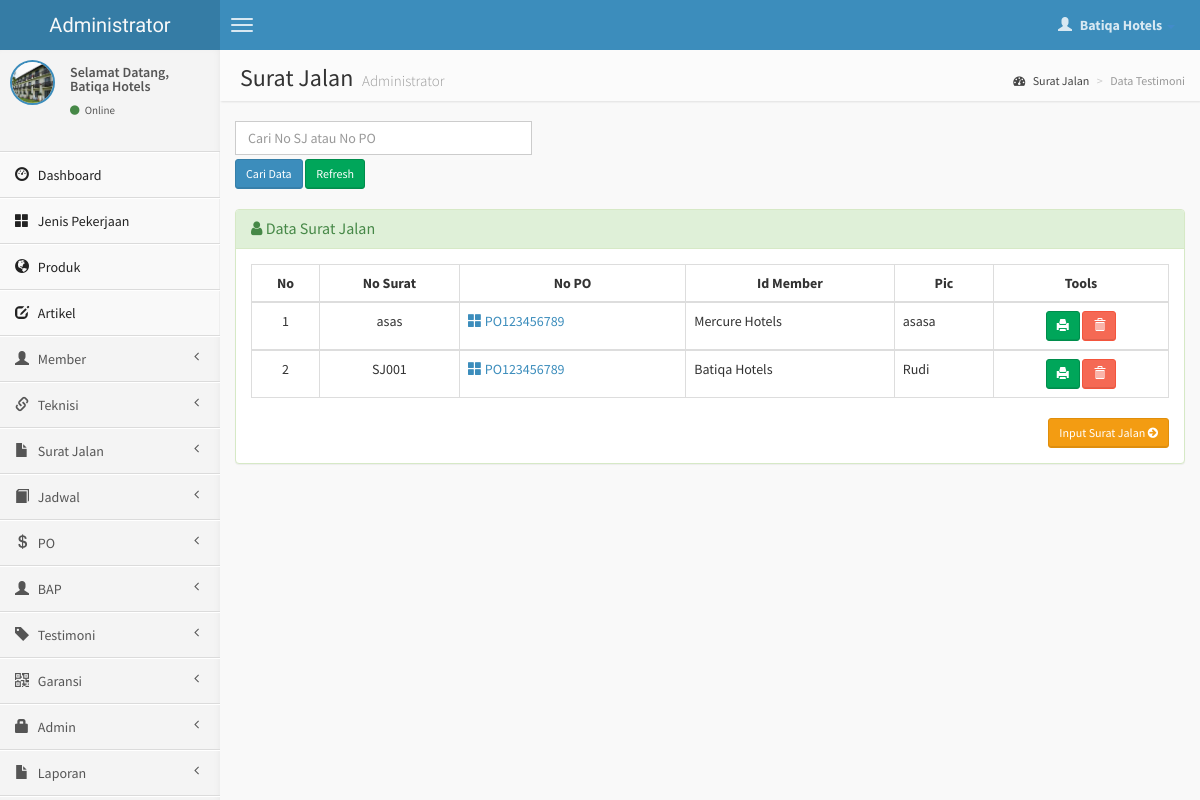
/admin/sj.php (signed in), run on the app's committed database.
### tables this page shows
CREATE TABLE `surat_jalan` (
  `no_surat` varchar(30) NOT NULL,
  `tanggal` date NOT NULL,
  `no_po` varchar(30) NOT NULL,
  `id_member` varchar(50) NOT NULL,
  `attention` varchar(30) NOT NULL
);

### admin/sj.php (the view, shortened to what this page needs)
<?php
if (empty($_SESSION['username'])){
	header('location:../index.php');
} else {
?>
<!DOCTYPE html>
<html>
    <head>
        <link href="../dist/css/bootstrap.css" rel="stylesheet" type="text/css" />
        <link href="//cdnjs.cloudflare.com/ajax/libs/font-awesome/4.1.0/css/font-awesome.min.css" rel="stylesheet" type="text/css" />
        <link href="//code.ionicframework.com/ionicons/1.5.2/css/ionicons.min.css" rel="stylesheet" type="text/css" />
        <link href="../css/morris/morris.css" rel="stylesheet" type="text/css" />
        <link href="../css/jvectormap/jquery-jvectormap-1.2.2.css" rel="stylesheet" type="text/css" />
        <link href="../css/datepicker/datepicker3.css" rel="stylesheet" type="text/css" />
        <link href="../css/daterangepicker/daterangepicker-bs3.css" rel="stylesheet" type="text/css" />
        <link href="../css/bootstrap-wysihtml5/bootstrap3-wysihtml5.min.css" rel="stylesheet" type="text/css" />
        <link href="../css/AdminLTE.css" rel="stylesheet" type="text/css" />
        <link rel="stylesheet" href="datatables/dataTables.bootstrap.css"/>
    </head>
    <body class="skin-blue">
        <header class="header">
            <a href="index.php" class="logo">
                Administrator
            </a>
            <nav class="navbar navbar-static-top" role="navigation">
                <a href="#" class="navbar-btn sidebar-toggle" data-toggle="offcanvas" role="button">
                    <span class="icon-bar"></span>
                    <span class="icon-bar"></span>
                    <span class="icon-bar"></span>
                </a>
                <div class="navbar-right">
                    <ul class="nav navbar-nav">
                        <li class="dropdown user user-menu">
                            <a href="#" class="dropdown-toggle" data-toggle="dropdown">
                                <i class="glyphicon glyphicon-user"></i>
                                <span><?php echo $_SESSION['fullname']; ?> <i class="caret"></i></span>
                            </a>
<?php } ?>
                        </li>
                    </ul>
                </div>
            </nav>
        </header>
        <div class="wrapper row-offcanvas row-offcanvas-left">
            <aside class="left-side sidebar-offcanvas">
                <section class="sidebar">
                    <div class="user-panel">
                        <div class="pull-left image">
                            <img src="<?php echo $_SESSION['gambar']; ?>" class="img-circle" alt="User Image" style="border: 2px solid #3C8DBC;" />
                        </div>
                        <div class="pull-left info">
                            <p>Selamat Datang,<br /><?php echo $_SESSION['fullname']; ?></p>
                            <a href="#"><i class="fa fa-circle text-success"></i> Online</a>
                        </div>
                    </div>
                    <?php include "menu.php"; ?>
                </section>
            </aside>
            <aside class="right-side">
                <section class="content-header">
                    <h1>
                        Surat Jalan
                        <small>Administrator</small>
                    </h1>
                    <ol class="breadcrumb">
                        <li><a href="#"><i class="fa fa-dashboard"></i> Surat Jalan</a></li>
                        <li class="active">Data Testimoni</li>
                    </ol>
                </section>
                <section class="content">
                    <div class="row">
              <div class="col-lg-4">
              <form action='sj.php' method="POST">
	       <input type='text' class="form-control" style="margin-bottom: 4px;" name='qcari' placeholder='Cari No SJ atau No PO ' required />
           <input type='submit' value='Cari Data' class="btn btn-sm btn-primary" /> <a href='sj.php' class="btn btn-sm btn-success" >Refresh</i></a>
          	</div>
              </div>
                    <br />
                    <div class="row">
                        <div class="col-lg-12">
                    <div class="panel panel-success">
                        <div class="panel-heading">
                        <h3 class="panel-title"><i class="fa fa-user"></i> Data Surat Jalan </h3>
                        </div>
                        <div class="panel-body">
                    <?php
                    $query1="select * from surat_jalan";
                    $tampil=mysqli_query($koneksi, $query1) or die(mysqli_error());
                    ?>
                  <table id="example" class="table table-hover table-bordered">
                  <thead>
                      <tr>
                        <th><center>No </center></th>
                        <th><center>No Surat</i></center></th>
                        <th><center>No PO</center></th>
                        <th><center>Id Member </center></th>
                        <th><center>Pic </center></th>
                        <th><center>Tools</center></th>
                      </tr>
                  </thead>
                     <?php
                     $no=0;
                     while($data=mysqli_fetch_array($tampil))
                    { $no++; ?>
                    <tbody>
                    <tr>
                    <td><center><?php echo $no; ?></center></td>
                    <td><center><?php echo $data['no_surat'];?></center></td>
                    <td><a href="detail-sj.php?hal=edit&kd=<?php echo $data['no_surat'];?>"><span class="glyphicon glyphicon-th-large"></span> <?php echo $data['no_po'];?></td>
                    <td><?php echo $data['id_member']; ?></td>
                    <td><?php echo $data['attention']; ?></td>
                    <td><center><div id="thanks">
                    <a href="cetak-sj.php?hal=edit&kd=<?php echo $data['no_surat'];?>" class="btn btn-sm btn-success tooltips" data-placement="bottom" data-toggle="tooltip" title="Print Surat Jalan"><span class="glyphicon glyphicon-print"></span></a>
                    <a onclick="return confirm ('Yakin hapus <?php echo $data['no_surat'];?>.?');" class="btn btn-sm btn-danger tooltips" data-placement="bottom" data-toggle="tooltip" title="Hapus Surat Jalan" href="sj.php?hal=hapus&kd=<?php echo $data['no_surat'];?>"><span class="glyphicon glyphicon-trash"></a></center></td></tr></div>
                 <?php
              }
              ?>
                <div class="text-right">
                  <a href="input-sj.php" class="btn btn-sm btn-warning">Input Surat Jalan <i class="fa fa-arrow-circle-right"></i></a>
                </div>
              </div>
              </div>
            </div>
    </body>
</html>

### data on the page
surat_jalan: no_surat "asas", no_po "PO123456789", id_member "Mercure Hotels", attention "asasa"
surat_jalan: no_surat "SJ001", no_po "PO123456789", id_member "Batiqa Hotels", attention "Rudi"

### other printed values
$_SESSION['fullname'] "Batiqa Hotels"
